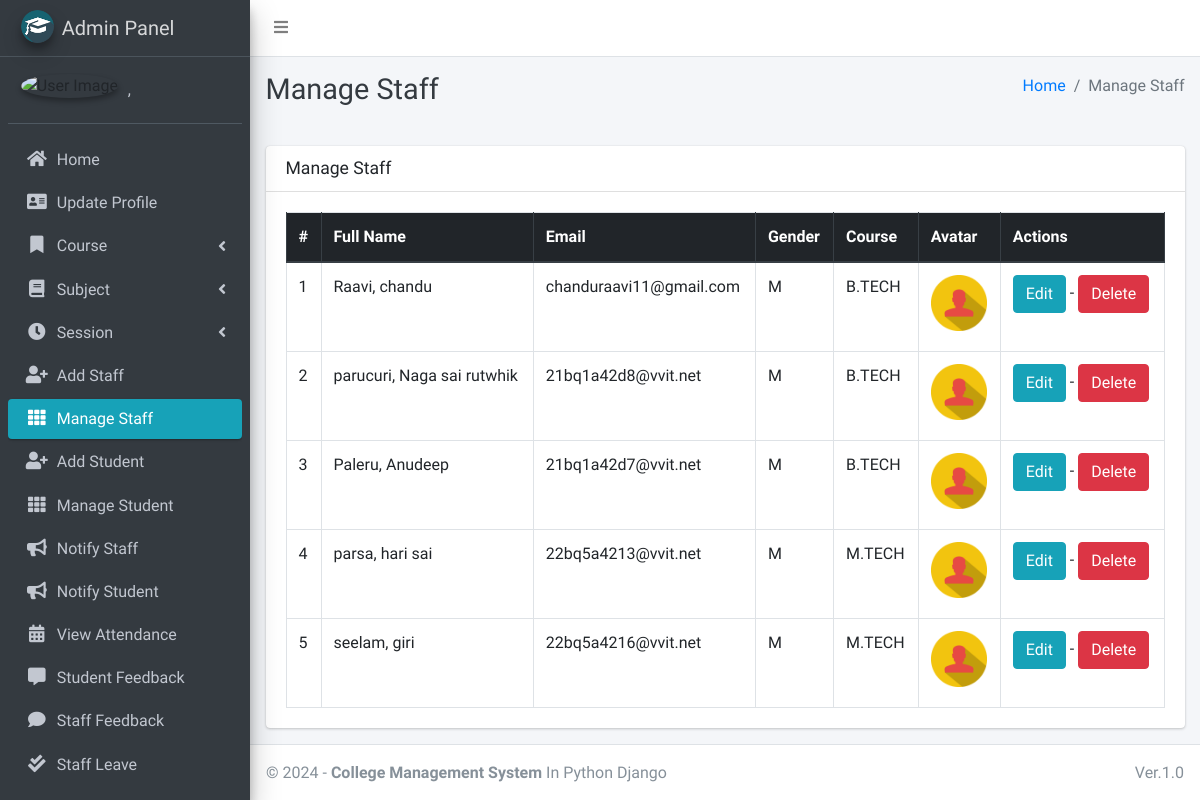
Page /staff/manage/ (signed in) on the committed database.
### main_app/models.py (models this page shows, shortened)
class CustomUser(AbstractUser):
    USER_TYPE = ((1, "HOD"), (2, "Staff"), (3, "Student"))
    GENDER = [("M", "Male"), ("F", "Female")]
    username = None  # Removed username, using email instead
    email = models.EmailField(unique=True)
    user_type = models.CharField(default=1, choices=USER_TYPE, max_length=1)
    gender = models.CharField(max_length=1, choices=GENDER)
    profile_pic = models.ImageField()
    address = models.TextField()
    fcm_token = models.TextField(default="")  # For firebase notifications
    created_at = models.DateTimeField(auto_now_add=True)
    updated_at = models.DateTimeField(auto_now=True)
    USERNAME_FIELD = "email"
    REQUIRED_FIELDS = []
    objects = CustomUserManager()
    def __str__(self):
        return self.last_name + ", " + self.first_name

class Staff(models.Model):
    course = models.ForeignKey(Course, on_delete=models.DO_NOTHING, null=True, blank=False)
    admin = models.OneToOneField(CustomUser, on_delete=models.CASCADE)

class Course(models.Model):
    name = models.CharField(max_length=120)
    created_at = models.DateTimeField(auto_now_add=True)
    updated_at = models.DateTimeField(auto_now=True)

### main_app/hod_views.py (the view)
# urls.py: path("staff/manage/", hod_views.manage_staff, name='manage_staff'),
def manage_staff(request):
    allStaff = CustomUser.objects.filter(user_type=2)
    context = {
        'allStaff': allStaff,
        'page_title': 'Manage Staff'
    }
    return render(request, "hod_template/manage_staff.html", context)

### main_app/templates/hod_template/manage_staff.html
{% extends 'main_app/base.html' %}
{% load static %}
{% block page_title %}{{page_title}}{% endblock page_title %}
{% block content %}
<section class="content">
    <div class="container-fluid">
        <div class="row">
            <div class="col-md-12">
                <div class="card">
                    <div class="card-header">
                        <h3 class="card-title">{{page_title}}</h3>
                    </div>
                    <div class="card-body">
                        <table id="example2" class="table table-bordered table-hover">
                            <thead class="thead-dark">
                                <tr>
                                    <th>#</th>
                                    <th>Full Name</th>
                                    <th>Email</th>
                                    <th>Gender</th>
                                    <th>Course</th>
                                    <th>Avatar</th>
                                    <th>Actions</th>
                                </tr>
                            </thead>
                            <tbody>
                                {% for staff in allStaff %}
                                <tr>
                                    <td>{{ forloop.counter }}</td>
                                    <td>{{staff.last_name}}, {{staff.first_name}}</td>
                                    <td>{{staff.email}}</td>
                                    <td>{{staff.gender}}</td>
                                    <td>{{staff.staff.course.name}}</td>
                                    <td>
                                        {% if staff.profile_pic == ""  %}
                                        No Image
                                        {% else %}
                                        <img class="img img-fluid mb-2" height="56" width="56"
                                            src="{{staff.profile_pic}}" alt="">
                                        {% endif %}
                                    </td>
                                    <td>
                                        <a href="{% url 'edit_staff' staff.staff.id %}" class="btn btn-info">Edit</a> -
                                        <a href="{% url 'delete_staff' staff.staff.id %}" class="btn btn-danger" onclick="return confirm('Are you sure about this ?')">Delete</a>
                                    </td>
                                </tr>
                                {% endfor %}
                            </tbody>
                        </table>
                    </div>
                </div>
            </div>
        </div>
    </div>
</section>
{% endblock content %}

### main_app/templates/main_app/sidebar_template.html (shortened to what this page needs)
{% load static %}
<aside class="main-sidebar sidebar-dark-info elevation-4">
    {% if request.user.user_type == '1' %}
    <a href="{% url 'admin_home' %}" class="brand-link">
        <img src="{% static 'dist/img/cmsl.png' %} " alt="AdminLTE Logo"
            class="brand-image img-circle elevation-3" >
        <span class="brand-text font-weight-light">Admin Panel</span>
    </a>
    <div class="sidebar">
        <div class="user-panel mt-3 pb-3 mb-3 d-flex">
            <div class="image">
                <img src="{{ request.user.profile_pic}}" class="img-circle elevation-2" alt="User Image">
            </div>
            <div class="info">
                <a href="#" class="d-block">{{user}}</a>
            </div>
        </div>
        <nav class="mt-2">
            <ul class="nav nav-pills nav-sidebar flex-column" data-widget="treeview" role="menu" data-accordion="false">
                <li class="nav-item">
                    {% url 'admin_home' as admin_home %}
                    <a href="{{admin_home}}" class="nav-link {% if admin_home == request.path %} active {% endif %}">
                        <i class="nav-icon fas fa-home"></i>
                        <p>
                            Home
                        </p>
                    </a>
                </li>
                <li class="nav-item">
                    {% url 'admin_view_profile' as admin_view_profile %}
                    <a href="{{admin_view_profile}}"
                        class="nav-link {% if admin_view_profile == request.path %} active {% endif %}">
                        <i class="nav-icon fas fa-address-card"></i>
                        <p>
                            Update Profile
                        </p>
                    </a>
                </li>
                <li class="nav-item has-treeview">
                    <a href="#" class="nav-link">
                        <i class="nav-icon fas fa-bookmark"></i>
                        <p>
                            Course
                            <i class="fas fa-angle-left right"></i>
                        </p>
                    </a>
                </li>
                <li class="nav-item has-treeview">
                    <a href="#" class="nav-link">
                        <i class="nav-icon fas fa-book"></i>
                        <p>
                            Subject
                            <i class="fas fa-angle-left right"></i>
                        </p>
                    </a>
                </li>
                <li class="nav-item has-treeview">
                    <a href="#" class="nav-link">
                        <i class="nav-icon fas fa-clock"></i>
                        <p>
                            Session
                            <i class="fas fa-angle-left right"></i>
                        </p>
                    </a>
                </li>
                <li class="nav-item">
                    {% url 'add_staff' as add_staff %}
                    <a href="{{add_staff}}" class="nav-link {% if add_staff == request.path %} active {% endif %}">
                        <i class="nav-icon fas fa-user-plus"></i>
                        <p>
                            Add Staff
                        </p>
                    </a>
                </li>
                <li class="nav-item">
                    {% url 'manage_staff' as manage_staff %}
                    {% url 'edit_staff' staff_id as edit_staff %}
                    <a href="{{manage_staff}}"
                        class="nav-link {% if manage_staff == request.path or request.path == edit_staff %} active {% endif %}">
                        <i class="nav-icon fas fa-th"></i>
                        <p>
                            Manage Staff
                        </p>
                    </a>
                </li>
                <li class="nav-item">
                    {% url 'add_student' as add_student%}
                    <a href="{{add_student}}" class="nav-link  {% if add_student == request.path %} active {% endif %}">
                        <i class="nav-icon fas fa-user-plus"></i>
                        <p>
                            Add Student
                        </p>
                    </a>
                </li>
                <li class="nav-item">
                    {% url 'manage_student' as manage_student %}
                    {% url 'edit_student' student_id as edit_student %}
                    <a href="{{manage_student}}"
                        class="nav-link  {% if edit_student == request.path or manage_student == request.path %} active {% endif %}">
                        <i class="nav-icon fas fa-th"></i>
                        <p>
                            Manage Student
                        </p>
                    </a>
                </li>
                <li class="nav-item">
                    {% url 'admin_notify_staff' as admin_notify_staff %}
                    <a href="{{admin_notify_staff}}"
                        class="nav-link {% if admin_notify_staff == request.path %} active {% endif %}">
                        <i class="nav-icon fas fa-bullhorn"></i>
                        <p>
                            Notify Staff
                        </p>
                    </a>
                </li>
                <li class="nav-item">
                    {% url 'admin_notify_student' as admin_notify_student %}
                    <a href="{{admin_notify_student}}"
                        class="nav-link {% if admin_notify_student == request.path %} active {% endif %}">
                        <i class="nav-icon fas fa-bullhorn"></i>
                        <p>
                            Notify Student
                        </p>
                    </a>
                </li>
                <li class="nav-item">
                    {% url 'admin_view_attendance' as admin_view_attendance %}
                <li class="nav-item">
                    <a href="{{admin_view_attendance}}"
                        class="nav-link  {% if admin_view_attendance == request.path %} active {% endif %}">
                        <i class="nav-icon fas fa-calendar-alt"></i>
                        <p>
                            View Attendance
                        </p>
                    </a>
                </li>
                <li class="nav-item">
                    {% url 'student_feedback_message' as student_feedback_message %}
                    <a href="{{ student_feedback_message }}"
                        class="nav-link  {% if student_feedback_message == request.path %} active {% endif %}">
                        <i class="nav-icon fas fa-comment-alt"></i>
                        <p>
                            Student Feedback
                        </p>
                    </a>
                </li>
                <li class="nav-item">
                    {% url 'staff_feedback_message' as staff_feedback_message %}
                    <a href="{{staff_feedback_message}}"
                        class="nav-link   {% if staff_feedback_message == request.path %} active {% endif %}">
                        <i class="nav-icon fas fa-comment"></i>
                        <p>
                            Staff Feedback
                        </p>
                    </a>
                </li>
                <li class="nav-item">
                    {% url 'view_staff_leave' as view_staff_leave %}
                    <a href="{{view_staff_leave}}"
                        class="nav-link  {% if view_staff_leave == request.path %} active {% endif %}">
                        <i class="nav-icon fas fa-check-double"></i>
                        <p>
                            Staff Leave
                        </p>
                    </a>
                </li>
                <li class="nav-item">
                    {% url 'view_student_leave' as view_student_leave %}
                    <a href="{% url 'view_student_leave' %}"
                        class="nav-link  {% if view_student_leave == request.path %} active {% endif %}">
                    </a>
                </li>
                                        {% endif %}
                                    </ul>
                                </nav>
                            </div>
</aside>

### rows in the picture
CustomUser: last_name+first_name ","
CustomUser: last_name "Raavi", first_name "chandu", email "chanduraavi11@gmail.com", gender "M", staff.course.name "B.TECH", profile_pic (picture)
CustomUser: last_name "parucuri", first_name "Naga sai rutwhik", email "21bq1a42d8@vvit.net", gender "M", staff.course.name "B.TECH", profile_pic (picture)
CustomUser: last_name "Paleru", first_name "Anudeep", email "21bq1a42d7@vvit.net", gender "M", staff.course.name "B.TECH", profile_pic (picture)
CustomUser: last_name "parsa", first_name "hari sai", email "22bq5a4213@vvit.net", gender "M", staff.course.name "M.TECH", profile_pic (picture)
CustomUser: last_name "seelam", first_name "giri", email "22bq5a4216@vvit.net", gender "M", staff.course.name "M.TECH", profile_pic (picture)

### other values in the picture
{{ page_title }} "Manage Staff"
